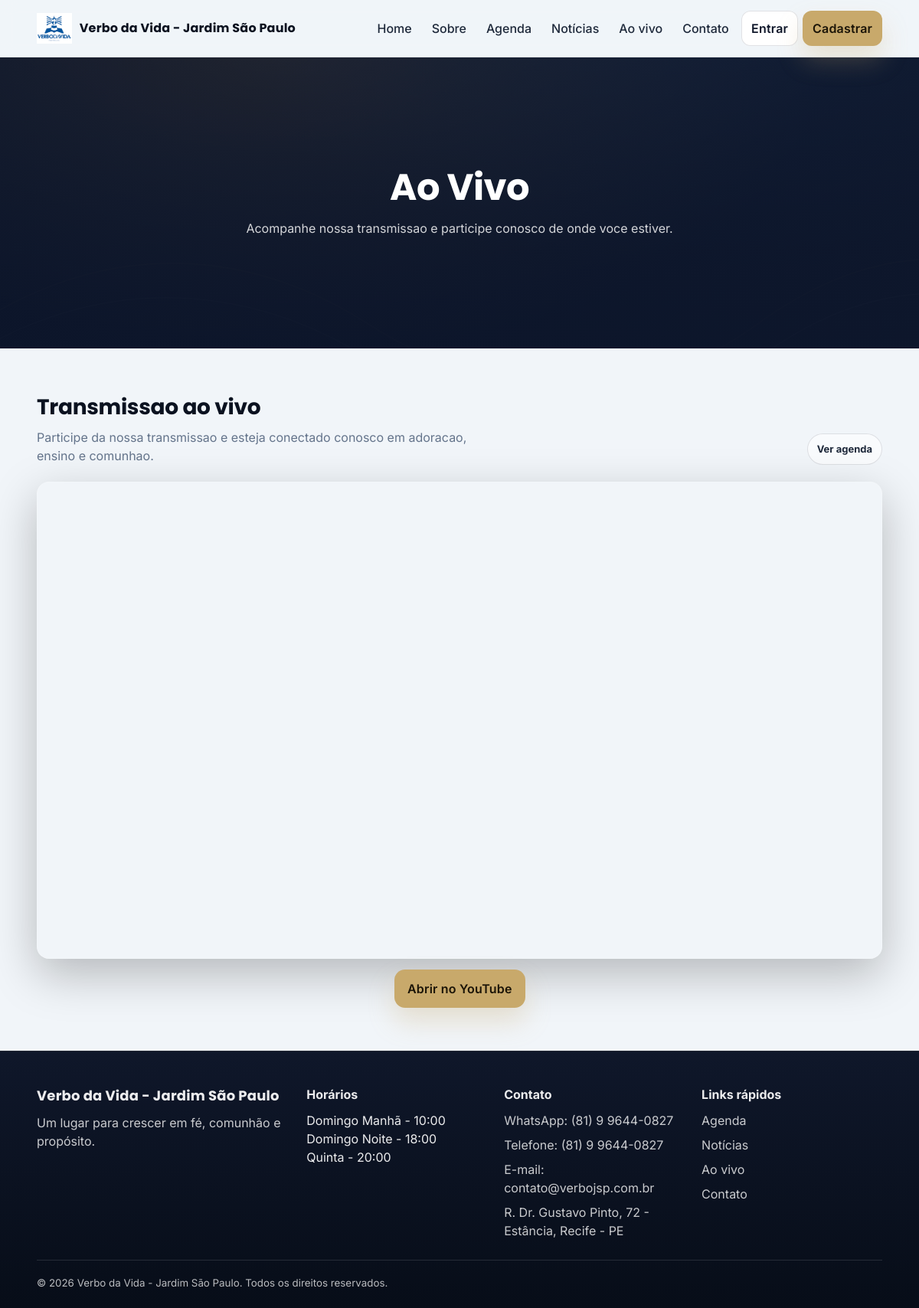
/ao-vivo/, run on the app's committed database.
### core/models.py (models this page shows, shortened)
class SiteConfig(models.Model):
    nome_igreja = models.CharField(max_length=120, default="Verbo da Vida - Jardim São Paulo")
    Logo_img = models.ImageField("Logo", upload_to="logo/", blank=True, null=True)
    telefone = models.CharField("Telefone fixo", max_length=20, blank=True)
    whatsapp = models.CharField(
        "WhatsApp",
        max_length=20,
        blank=True,
        help_text="Ex: (81) 90000-0000",
    )
    email = models.EmailField("E-mail corporativo", blank=True)
    endereco = models.CharField(
        "Endereço completo",
        max_length=255,
        blank=True,
        help_text="Ex: R. Dr. Gustavo Pinto, 72 - Estância, Recife - PE, 50781-740",
    )
    instagram = models.URLField("Instagram", blank=True, help_text="Link completo do perfil")
    facebook = models.URLField("Facebook", blank=True, help_text="Link completo da página")
    texto_institucional = models.TextField(
        "Texto institucional curto",
        blank=True,
        help_text="Usado no rodapé ou banners pequenos. Exemplo: 'Um lugar para crescer em fé...'",
    )
    horarios_cultos = models.TextField(
        "Horários principais",
        blank=True,
        help_text="Exibidos na home e footer. Coloque um por linha. Ex: 'Domingo — 19:00'",
    )
    youtube_embed_url = models.URLField(
        "Link Ao Vivo (YouTube)",
        blank=True,
        help_text="Cole uma URL do YouTube nos formatos embed, watch ou youtu.be.",
    )
    hero_home = models.ImageField(
        "Hero da Home",
        upload_to="site/heroes/",
        blank=True,
        null=True,
        help_text="Imagem de fundo usada no topo da pagina inicial.",
    )
    hero_sobre = models.ImageField(
        "Hero do Sobre",
        upload_to="site/heroes/",
        blank=True,
        null=True,
        help_text="Imagem de fundo usada no topo da pagina Sobre.",
    )
    hero_agenda = models.ImageField(
        "Hero da Agenda",
        upload_to="site/heroes/",
        blank=True,
        null=True,
        help_text="Imagem de fundo usada no topo da pagina Agenda.",
    )
    hero_noticias = models.ImageField(
        "Hero das Noticias",
        upload_to="site/heroes/",
        blank=True,
        null=True,
        help_text="Imagem de fundo usada no topo da pagina de noticias.",
    )
    hero_ao_vivo = models.ImageField(
        "Hero do Ao Vivo",
        upload_to="site/heroes/",
        blank=True,
        null=True,
        help_text="Imagem de fundo usada no topo da pagina Ao Vivo.",
    )
    hero_contato = models.ImageField(
        "Hero do Contato",
        upload_to="site/heroes/",
        blank=True,
        null=True,
        help_text="Imagem de fundo usada no topo da pagina Contato.",
    )
    mapa_embed_url = models.URLField(
        "Link de incorporação do Google Maps",
        max_length=2000,
        blank=True,
        help_text="Cole a URL usada no iframe de incorporação do Google Maps.",
    )
    atualizado_em = models.DateTimeField(auto_now=True)
    class Meta:
        verbose_name = "Configuração do site"
        verbose_name_plural = "Configuração do site"
    @property
    def youtube_video_id(self) -> str:
        return extract_youtube_video_id(self.youtube_embed_url)
    @property
    def youtube_embed_url_normalized(self) -> str:
        if self.youtube_video_id:
            return f"https://www.youtube-nocookie.com/embed/{self.youtube_video_id}"
        return ""
    @property
    def youtube_watch_url(self) -> str:
        if self.youtube_video_id:
            return f"https://www.youtube.com/watch?v={self.youtube_video_id}"
        return (self.youtube_embed_url or "").strip()

### core/views.py (the view)
# urls.py: path("ao-vivo/", views.ao_vivo, name="ao_vivo"),
def ao_vivo(request):
    site, _ = SiteConfig.objects.get_or_create(id=1)
    youtube_src = site.youtube_embed_url_normalized
    youtube_watch_url = site.youtube_watch_url
    return render(
        request,
        "core/ao_vivo.html",
        {
            "youtube_src": youtube_src,
            "youtube_watch_url": youtube_watch_url,
        },
    )

### core/context_processors.py (called while the page is built)
def site_config(request):
    site, _ = SiteConfig.objects.get_or_create(id=1)
    return {
        "site": site
    }

### core/models.py (called while the page is built)
def extract_youtube_video_id(url: str) -> str:
    url = (url or "").strip()
    if not url:
        return ""
    parsed = urlparse(url)
    host = (parsed.netloc or "").lower().replace("www.", "")
    path = (parsed.path or "").strip("/")
    if host in {"youtube.com", "m.youtube.com"}:
        if path == "watch":
            video_id = parse_qs(parsed.query).get("v", [""])[0].strip()
        elif path.startswith("embed/"):
            video_id = path.split("/", 1)[1].strip()
        else:
            return ""
    elif host == "youtu.be":
        video_id = path.split("/", 1)[0].strip()
    elif host == "youtube-nocookie.com" and path.startswith("embed/"):
        video_id = path.split("/", 1)[1].strip()
    else:
        return ""
    if not YOUTUBE_VIDEO_ID_REGEX.match(video_id):
        return ""
    return video_id

### usuarios/context_processors.py (called while the page is built, shortened)
def internal_permissions(request):
    if not request.user.is_authenticated:
        return {
            "can_view_departamentos": False,
            "can_manage_departamentos": False,
            "can_manage_escalas": False,
            "can_view_infantil": False,
            "can_view_secretaria": False,
            "can_view_midia": False,
            "can_manage_eventos": False,
        }

### templates/core/ao_vivo.html (shortened to what this page needs)
{% extends "base.html" %}
{% block content %}
  <div class="live-page">
    {% include "components/hero.html" with titulo="Ao Vivo" descricao="Acompanhe nossa transmissao e participe conosco de onde voce estiver." imagem_fundo=site.hero_ao_vivo %}
    <section class="section section--light">
      <div class="container">
        <div class="section__head">
          <div>
            <h2 class="section__title">Transmissao ao vivo</h2>
            <p class="section__subtitle">Participe da nossa transmissao e esteja conectado conosco em adoracao, ensino e comunhao.</p>
          </div>
          <a class="link-pill" href="{% url 'eventos:agenda' %}">Ver agenda</a>
        </div>
        {% if site.youtube_embed_url_normalized %}
          <div class="video-frame">
            <iframe
              src="{{ site.youtube_embed_url_normalized }}"
              title="YouTube video player"
              frameborder="0"
              allow="accelerometer; autoplay; clipboard-write; encrypted-media; gyroscope; picture-in-picture; web-share"
              allowfullscreen>
            </iframe>
          </div>
          <div class="live__actions">
            <a class="btn btn--primary" href="{{ site.youtube_watch_url }}" target="_blank" rel="noopener noreferrer">Abrir no YouTube</a>
          </div>
        {% endif %}
      </div>
    </section>
  </div>
{% endblock %}

### templates/base.html (shortened to what this page needs)
{% load static %}
<!doctype html>
<html lang="pt-br">
  <head>
    <link rel="stylesheet" href="{% static 'css/styles.css' %}" />
  </head>
  <body class="page">
    <header class="header">
      <div class="container header__inner">
        <a class="logo" href="{% url 'core:home' %}">
          {% if site.Logo_img %}
            <img src="{{ site.Logo_img.url }}" alt="Logo" class="logo__img" />
          {% else %}
            <span class="logo__mark"></span>
          {% endif %}
          <span class="logo__text">{{ site.nome_igreja|default:"Portal" }}</span>
        </a>
        <nav class="nav" aria-label="Navegação principal">
          <a class="nav__link" href="{% url 'core:home' %}">Home</a>
          <a class="nav__link" href="{% url 'core:sobre' %}">Sobre</a>
          <a class="nav__link" href="{% url 'eventos:agenda' %}">Agenda</a>
          <a class="nav__link" href="{% url 'noticias:lista' %}">Notícias</a>
          <a class="nav__link" href="{% url 'core:ao_vivo' %}">Ao vivo</a>
          <a class="nav__link" href="{% url 'core:contato' %}">Contato</a>
          {% if user.is_authenticated %}
            <a class="btn btn--soft btn--sm" href="{% url 'usuarios:dashboard' %}">Painel</a>
          {% else %}
            <a class="btn btn--outline btn--sm" href="{% url 'usuarios:login' %}">Entrar</a>
            <a class="btn btn--primary btn--sm" href="{% url 'usuarios:registro' %}">Cadastrar</a>
          {% endif %}
        </nav>
      </div>
    </header>
    <main>
      {% block content %}{% endblock %}
    </main>
    <footer class="footer">
      <div class="container footer__grid">
        <div class="footer__col">
          <div class="footer__brand">{{ site.nome_igreja|default:"Portal" }}</div>
          <p class="footer__text">
            {{ site.texto_institucional|default:"Um lugar para crescer em fé, comunhão e propósito." }}
          </p>
        </div>
        <div class="footer__col">
          <div class="footer__title">Horários</div>
          <div class="footer__text" style="color: var(--text-muted);">
            {{ site.horarios_cultos|default:"Domingo — 09:00\nDomingo — 19:00\nQuarta — 20:00"|linebreaksbr }}
          </div>
        </div>
        <div class="footer__col">
          <div class="footer__title">Contato</div>
          <ul class="footer__list">
            {% if site.whatsapp %}<li>WhatsApp: {{ site.whatsapp }}</li>{% endif %}
            {% if site.telefone %}<li>Telefone: {{ site.telefone }}</li>{% endif %}
            {% if site.email %}<li>E-mail: {{ site.email }}</li>{% endif %}
            {% if site.endereco %}<li>{{ site.endereco }}</li>{% endif %}
          </ul>
        </div>
        <div class="footer__col">
          <div class="footer__title">Links rápidos</div>
          <ul class="footer__list">
            <li><a class="footer__link" href="{% url 'eventos:agenda' %}">Agenda</a></li>
            <li><a class="footer__link" href="{% url 'noticias:lista' %}">Notícias</a></li>
            <li><a class="footer__link" href="{% url 'core:ao_vivo' %}">Ao vivo</a></li>
            <li><a class="footer__link" href="{% url 'core:contato' %}">Contato</a></li>
          </ul>
        </div>
      </div>
      <div class="container footer__bottom">
        <small>© {% now "Y" %} {{ site.nome_igreja|default:"Portal" }}. Todos os direitos reservados.</small>
      </div>
    </footer>
  </body>
</html>

### static/css/styles.css (style rules this page uses)
:root { --primary: #0f172a; --secondary: #1e293b; --bg: #f1f5f9; --white: #ffffff; --accent: #c8a96b; --text: #0b1220; --muted: #64748b; --border: rgba(15, 23, 42, 0.1); --radius: 16px; --shadow: 0 10px 30px rgba(2, 6, 23, 0.08); --shadow-sm: 0 8px 18px rgba(2, 6, 23, 0.1); --container: 1120px; --ui-h1: clamp(28px, 3.2vw, 32px); --ui-h2: clamp(22px, 2.2vw, 24px); --ui-h3: clamp(18px, 1.9vw, 20px); --ui-body: 15px; --ui-small: 13px; --ui-micro: 12px; }
* { box-sizing: border-box; }
html, body { height: 100%; }
body { margin: 0; background: var(--bg); color: var(--text); font-family: Inter, system-ui, -apple-system, Segoe UI, Roboto, Arial, sans-serif; line-height: 1.5; }
a { color: inherit; text-decoration: none; }
.container { width: min(var(--container), 92%); margin: 0 auto; }
.header { position: sticky; top: 0; z-index: 50; background: rgba(241, 245, 249, 0.8); backdrop-filter: blur(10px); border-bottom: 1px solid var(--border); }
.header__inner { padding: 14px 0; display: flex; align-items: center; justify-content: space-between; gap: 18px; }
.logo { display: flex; align-items: center; gap: 10px; }
.logo__img { height: 40px; width: auto; object-fit: contain; }
.logo__text { font-family: Poppins, Inter, system-ui, sans-serif; font-weight: 700; letter-spacing: 0.2px; }
.nav { display: flex; align-items: center; gap: 6px; flex-wrap: wrap; justify-content: flex-end; }
.nav__link { padding: 8px 10px; border-radius: 12px; color: var(--secondary); font-weight: 500; }
.btn { display: inline-flex; align-items: center; justify-content: center; gap: 10px; padding: 12px 16px; border-radius: 14px; border: 1px solid transparent; font-weight: 600; letter-spacing: 0.2px; transition: transform 0.18s ease, box-shadow 0.18s ease, background 0.18s ease, border-color 0.18s ease, color 0.18s ease, opacity 0.18s ease; user-select: none; cursor: pointer; will-change: transform; }
.btn--primary { background: var(--accent); color: #1b1407; box-shadow: 0 18px 34px rgba(200, 169, 107, 0.28); }
.btn--sm { padding: 10px 12px; border-radius: 12px; }
.btn--outline { background:#fff; border-color: rgba(15, 23, 42, 0.12); color: var(--primary); }
.section { padding: 56px 0; }
.section--light { background: var(--bg); }
.section__head { display: flex; align-items: flex-end; justify-content: space-between; gap: 18px; margin-bottom: 22px; flex-wrap: wrap; }
.section__title { margin: 0; font-family: Poppins, Inter, system-ui, sans-serif; font-weight: 700; letter-spacing: -0.3px; font-size: 28px; }
.section__subtitle { margin: 6px 0 0; color: var(--muted); max-width: 56ch; }
.video-frame { position: relative; width: 100%; padding-top: 56.25%; border-radius: var(--radius); overflow: hidden; border: 1px solid rgba(255, 255, 255, 0.14); box-shadow: 0 20px 60px rgba(0, 0, 0, 0.25); background: rgba(255, 255, 255, 0.06); }
.video-frame iframe { position: absolute; inset: 0; width: 100%; height: 100%; }
.live__actions { margin-top: 14px; display: flex; justify-content: center; }
.footer { background: linear-gradient(180deg, var(--primary), #070d18); color: rgba(255, 255, 255, 0.92); border-top: 1px solid rgba(255, 255, 255, 0.12); padding: 44px 0 22px; }
.footer__grid { display: grid; grid-template-columns: 1.4fr 1fr 1fr 1fr; gap: 22px; }
.footer__brand { font-family: Poppins, Inter, system-ui, sans-serif; font-weight: 700; letter-spacing: 0.2px; font-size: 18px; }
.footer__text { margin: 10px 0 0; color: rgba(255, 255, 255, 0.78); }
.footer__title { font-weight: 700; margin-bottom: 10px; }
.footer__list { list-style: none; padding: 0; margin: 0; display: grid; gap: 8px; color: rgba(255, 255, 255, 0.78); }
.footer__link { color: rgba(255, 255, 255, 0.78); }
.footer__bottom { margin-top: 26px; padding-top: 16px; border-top: 1px solid rgba(255, 255, 255, 0.12); color: rgba(255, 255, 255, 0.72); }
.link-pill { display:inline-flex; align-items:center; justify-content:center; padding: 10px 12px; border-radius: 999px; border: 1px solid rgba(15, 23, 42, 0.12); background: rgba(255, 255, 255, 0.6); color: var(--secondary); font-weight: 700; font-size: 13px; }

### data on the page
SiteConfig: Logo_img (picture), nome_igreja "Verbo da Vida - Jardim São Paulo", texto_institucional "Um lugar para crescer em fé, comunhão e propósito.", horarios_cultos "Domingo Manhã - 10:00 Domingo Noite - 18:00 Quinta - 20:00", whatsapp "(81) 9 9644-0827", telefone "(81) 9 9644-0827", email "contato@verbojsp.com.br", endereco "R. Dr. Gustavo Pinto, 72 - Estância, Recife - PE"

### other printed values
{{ titulo }} "Ao Vivo"
{{ descricao }} "Acompanhe nossa transmissao e participe conosco de onde voce estiver."
